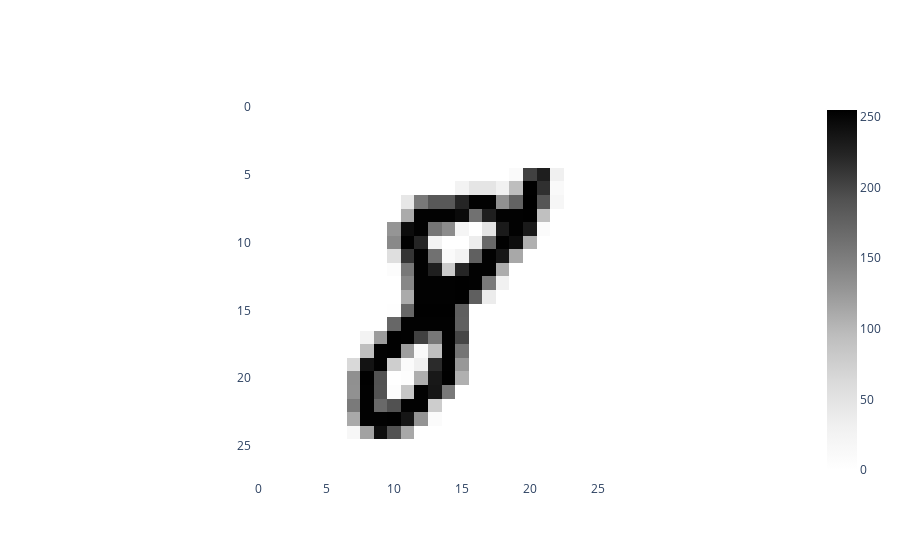

This figure's notebook cell:
### Code cell
im8_idx = np.flatnonzero(y == "8")[0]
img8 = X[im8_idx].reshape(28,28)
plot_heatmap(img8)

### Figure 1 — Plotly figure (JSON) as saved in the notebook; plotly's stock layout.template omitted (floating-point values rounded to 4 significant figures; data arrays with more than 128 entries replaced by an {"elided": "..."} marker saying what was removed)
{"data": [{"colorscale": [[0, "rgb(255,255,255)"], [0.125, "rgb(240,240,240)"], [0.25, "rgb(217,217,217)"], [0.375, "rgb(189,189,189)"], [0.5, "rgb(150,150,150)"], [0.625, "rgb(115,115,115)"], [0.75, "rgb(82,82,82)"], [0.875, "rgb(37,37,37)"], [1, "rgb(0,0,0)"]], "type": "heatmap", "z": {"elided": "28x28 int values"}}], "layout": {"plot_bgcolor": "white", "xaxis": {"constrain": "domain", "scaleanchor": "y"}, "yaxis": {"autorange": "reversed", "constrain": "domain"}}}
